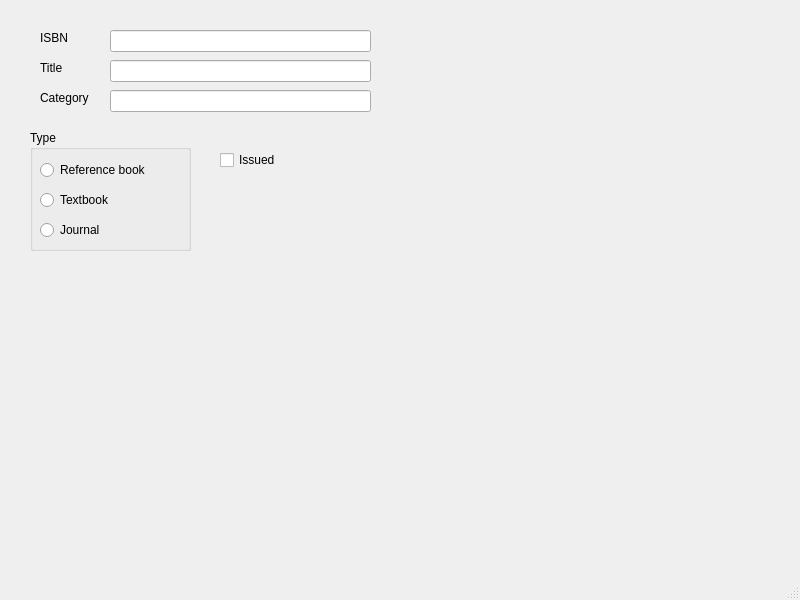
<?xml version="1.0" encoding="UTF-8"?>
<ui version="4.0">
 <class>MainWindow</class>
 <widget class="QMainWindow" name="MainWindow">
  <property name="geometry">
   <rect>
    <x>0</x>
    <y>0</y>
    <width>800</width>
    <height>600</height>
   </rect>
  </property>
  <property name="windowTitle">
   <string>MainWindow</string>
  </property>
  <widget class="QWidget" name="centralwidget">
   <widget class="QLabel" name="label">
    <property name="geometry">
     <rect>
      <x>40</x>
      <y>30</y>
      <width>55</width>
      <height>16</height>
     </rect>
    </property>
    <property name="text">
     <string>ISBN</string>
    </property>
   </widget>
   <widget class="QLabel" name="label_2">
    <property name="geometry">
     <rect>
      <x>40</x>
      <y>60</y>
      <width>55</width>
      <height>16</height>
     </rect>
    </property>
    <property name="text">
     <string>Title</string>
    </property>
   </widget>
   <widget class="QLabel" name="label_3">
    <property name="geometry">
     <rect>
      <x>40</x>
      <y>90</y>
      <width>55</width>
      <height>16</height>
     </rect>
    </property>
    <property name="text">
     <string>Category</string>
    </property>
   </widget>
   <widget class="QGroupBox" name="groupBox">
    <property name="geometry">
     <rect>
      <x>30</x>
      <y>130</y>
      <width>161</width>
      <height>121</height>
     </rect>
    </property>
    <property name="title">
     <string>Type</string>
    </property>
    <widget class="QRadioButton" name="reference_view">
     <property name="geometry">
      <rect>
       <x>10</x>
       <y>30</y>
       <width>121</width>
       <height>20</height>
      </rect>
     </property>
     <property name="text">
      <string>Reference book</string>
     </property>
    </widget>
    <widget class="QRadioButton" name="journal_view">
     <property name="geometry">
      <rect>
       <x>10</x>
       <y>90</y>
       <width>95</width>
       <height>20</height>
      </rect>
     </property>
     <property name="text">
      <string>Journal</string>
     </property>
    </widget>
    <widget class="QRadioButton" name="textbook_view">
     <property name="geometry">
      <rect>
       <x>10</x>
       <y>60</y>
       <width>95</width>
       <height>20</height>
      </rect>
     </property>
     <property name="text">
      <string>Textbook</string>
     </property>
    </widget>
   </widget>
   <widget class="QLineEdit" name="isbn">
    <property name="geometry">
     <rect>
      <x>110</x>
      <y>30</y>
      <width>261</width>
      <height>22</height>
     </rect>
    </property>
   </widget>
   <widget class="QLineEdit" name="title">
    <property name="geometry">
     <rect>
      <x>110</x>
      <y>60</y>
      <width>261</width>
      <height>22</height>
     </rect>
    </property>
   </widget>
   <widget class="QLineEdit" name="category_view">
    <property name="geometry">
     <rect>
      <x>110</x>
      <y>90</y>
      <width>261</width>
      <height>22</height>
     </rect>
    </property>
   </widget>
   <widget class="QCheckBox" name="issued_view">
    <property name="geometry">
     <rect>
      <x>220</x>
      <y>150</y>
      <width>81</width>
      <height>20</height>
     </rect>
    </property>
    <property name="text">
     <string>Issued</string>
    </property>
   </widget>
  </widget>
  <widget class="QMenuBar" name="menubar">
   <property name="geometry">
    <rect>
     <x>0</x>
     <y>0</y>
     <width>800</width>
     <height>26</height>
    </rect>
   </property>
  </widget>
  <widget class="QStatusBar" name="statusbar"/>
 </widget>
 <resources/>
 <connections/>
</ui>
